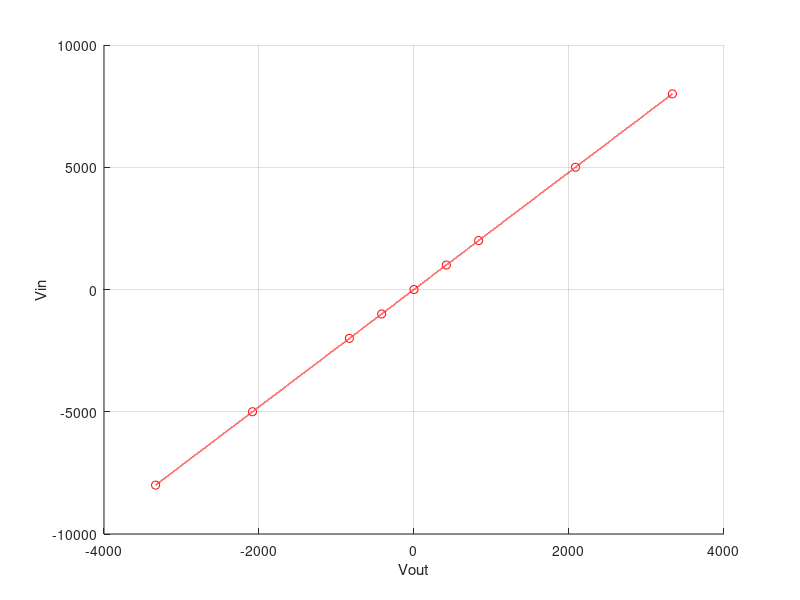

Write the MATLAB code that produced this figure. (Note: this script raises an error after producing the figure.)
%% Fitteo de los datos de escala

data = csvread('escala-0024/escala.csv');

v_in = data(:,1);
v_out = data(:,2);

c = polyfit(v_out,v_in,1);

disp(['Ec. del fit es y = ' num2str(c(1)) '*x + ' num2str(c(2))])

x_fit = min(v_out):0.1:max(v_out);
y_fit = polyval(c,x_fit);

hold on
plot(v_out,v_in,'ro')
plot(x_fit,y_fit,'r-','LineWidth',1)
xlabel('Vout')
ylabel('Vin')
grid()
hold off

%% Re-escaleo los datos

fn = 'AWM2100/datos-sin-escala/lejos_exh_pos.abf';
[d,si,h] = abfload(fn);
t = [0:si/1000000:(length(d)-1)*si/1000000]';

%d2 = polyval(c,d(:,2));
d2 = polyval(c,d);

figure;
hold on
%plot(t,d(:,2),'k-');
plot(t,d,'k-');
plot(t,d2,'r-')
xlabel('Tiempo (s)')
ylabel('Voltaje (mV)')
hold off

%% Filtro y guardo los datos

fil = designfilt('bandstopiir','FilterOrder',10,'HalfPowerFrequency1',50-2,'HalfPowerFrequency2',50+2, 'DesignMethod','butter','SampleRate',20000);
temp_filt = filtfilt(fil,d2);
temp_filt=d2;
fLowPass=2000;
[b1, a1] = butter(3, fLowPass/(20000*2), 'low');
temp_filt = filter(b1, a1,single(temp_filt));
temp_filt = flipud(temp_filt);
temp_filt = filter(b1, a1, temp_filt);
temp_filt = flipud(temp_filt);

figure; 
h1=subplot(2,1,1);
plot(t,d2);
xlabel('Tiempo (s)')
ylabel('Voltaje (mV)')
h2=subplot(2,1,2);
plot(t,temp_filt)
linkaxes([h1 h2],'xy')
xlabel('Tiempo (s)')
ylabel('Voltaje (mV)')

%% EXPORTAR A TXT
cut=strfind(fn,'.');
fnOut=[fn(1:cut-1) '.txt'];
data=[t*1000;d(:,2)';temp_filt'];
fileID = fopen(fnOut,'w');
fprintf(fileID,'%12s %12s %12s\n','t(ms)','PreFiltro(mV)','PostFiltro(mV)');
fprintf(fileID,'%12.2f %12.6f %12.6f\n',data);
fclose(fileID);
fnOut=[fn(1:cut-1) '.mat'];
save(fnOut,'data');














